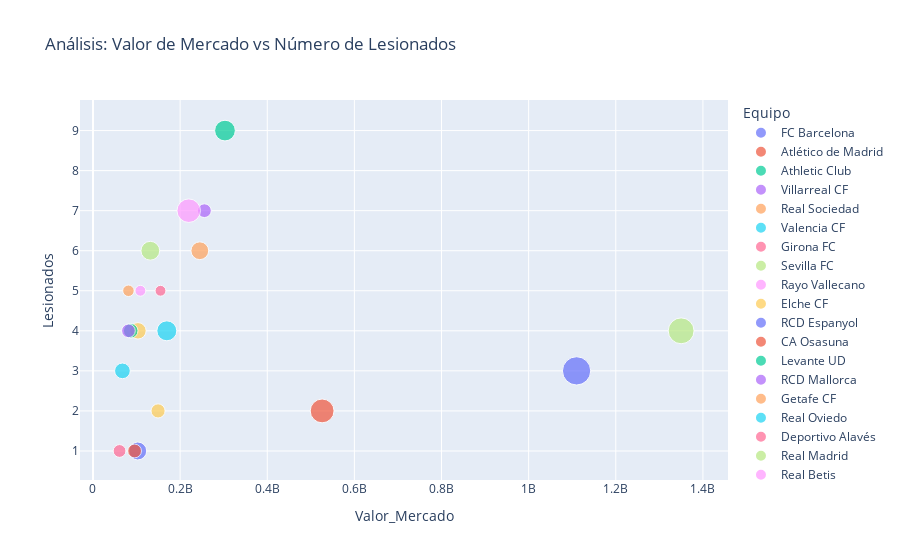

This figure's notebook cell:
### Markdown cell above
7. Bubble Chart (Valor vs Lesionados) ¿El dinero protege de las lesiones?

### Code cell
fig7 = px.scatter(df_equipos_1, 
                 x='Valor_Mercado', 
                 y='Lesionados',
                 size='Capacidad', # El tamaño es el estadio
                 color='Equipo',
                 title='Análisis: Valor de Mercado vs Número de Lesionados')
fig7.show()

### Figure 1 — Plotly figure (JSON) as saved in the notebook; plotly's stock layout.template omitted (floating-point values rounded to 4 significant figures)
{"data": [{"hovertemplate": "Equipo=FC Barcelona<br>Valor_Mercado=%{x}<br>Lesionados=%{y}<br>Capacidad=%{marker.size}<extra></extra>", "legendgroup": "FC Barcelona", "marker": {"color": "#636efa", "size": [99354], "sizemode": "area", "sizeref": 248.4, "symbol": "circle"}, "mode": "markers", "name": "FC Barcelona", "orientation": "v", "showlegend": true, "type": "scatter", "x": [1110000000], "xaxis": "x", "y": [3], "yaxis": "y"}, {"hovertemplate": "Equipo=Atlético de Madrid<br>Valor_Mercado=%{x}<br>Lesionados=%{y}<br>Capacidad=%{marker.size}<extra></extra>", "legendgroup": "Atlético de Madrid", "marker": {"color": "#EF553B", "size": [70460], "sizemode": "area", "sizeref": 248.4, "symbol": "circle"}, "mode": "markers", "name": "Atlético de Madrid", "orientation": "v", "showlegend": true, "type": "scatter", "x": [526000000], "xaxis": "x", "y": [2], "yaxis": "y"}, {"hovertemplate": "Equipo=Athletic Club<br>Valor_Mercado=%{x}<br>Lesionados=%{y}<br>Capacidad=%{marker.size}<extra></extra>", "legendgroup": "Athletic Club", "marker": {"color": "#00cc96", "size": [53289], "sizemode": "area", "sizeref": 248.4, "symbol": "circle"}, "mode": "markers", "name": "Athletic Club", "orientation": "v", "showlegend": true, "type": "scatter", "x": [303000000], "xaxis": "x", "y": [9], "yaxis": "y"}, {"hovertemplate": "Equipo=Villarreal CF<br>Valor_Mercado=%{x}<br>Lesionados=%{y}<br>Capacidad=%{marker.size}<extra></extra>", "legendgroup": "Villarreal CF", "marker": {"color": "#ab63fa", "size": [23500], "sizemode": "area", "sizeref": 248.4, "symbol": "circle"}, "mode": "markers", "name": "Villarreal CF", "orientation": "v", "showlegend": true, "type": "scatter", "x": [255800000], "xaxis": "x", "y": [7], "yaxis": "y"}, {"hovertemplate": "Equipo=Real Sociedad<br>Valor_Mercado=%{x}<br>Lesionados=%{y}<br>Capacidad=%{marker.size}<extra></extra>", "legendgroup": "Real Sociedad", "marker": {"color": "#FFA15A", "size": [39313], "sizemode": "area", "sizeref": 248.4, "symbol": "circle"}, "mode": "markers", "name": "Real Sociedad", "orientation": "v", "showlegend": true, "type": "scatter", "x": [245200000], "xaxis": "x", "y": [6], "yaxis": "y"}, {"hovertemplate": "Equipo=Valencia CF<br>Valor_Mercado=%{x}<br>Lesionados=%{y}<br>Capacidad=%{marker.size}<extra></extra>", "legendgroup": "Valencia CF", "marker": {"color": "#19d3f3", "size": [49430], "sizemode": "area", "sizeref": 248.4, "symbol": "circle"}, "mode": "markers", "name": "Valencia CF", "orientation": "v", "showlegend": true, "type": "scatter", "x": [169500000], "xaxis": "x", "y": [4], "yaxis": "y"}, {"hovertemplate": "Equipo=Girona FC<br>Valor_Mercado=%{x}<br>Lesionados=%{y}<br>Capacidad=%{marker.size}<extra></extra>", "legendgroup": "Girona FC", "marker": {"color": "#FF6692", "size": [14624], "sizemode": "area", "sizeref": 248.4, "symbol": "circle"}, "mode": "markers", "name": "Girona FC", "orientation": "v", "showlegend": true, "type": "scatter", "x": [155000000], "xaxis": "x", "y": [5], "yaxis": "y"}, {"hovertemplate": "Equipo=Sevilla FC<br>Valor_Mercado=%{x}<br>Lesionados=%{y}<br>Capacidad=%{marker.size}<extra></extra>", "legendgroup": "Sevilla FC", "marker": {"color": "#B6E880", "size": [43883], "sizemode": "area", "sizeref": 248.4, "symbol": "circle"}, "mode": "markers", "name": "Sevilla FC", "orientation": "v", "showlegend": true, "type": "scatter", "x": [131600000], "xaxis": "x", "y": [6], "yaxis": "y"}, {"hovertemplate": "Equipo=Rayo Vallecano<br>Valor_Mercado=%{x}<br>Lesionados=%{y}<br>Capacidad=%{marker.size}<extra></extra>", "legendgroup": "Rayo Vallecano", "marker": {"color": "#FF97FF", "size": [14708], "sizemode": "area", "sizeref": 248.4, "symbol": "circle"}, "mode": "markers", "name": "Rayo Vallecano", "orientation": "v", "showlegend": true, "type": "scatter", "x": [108800000], "xaxis": "x", "y": [5], "yaxis": "y"}, {"hovertemplate": "Equipo=Elche CF<br>Valor_Mercado=%{x}<br>Lesionados=%{y}<br>Capacidad=%{marker.size}<extra></extra>", "legendgroup": "Elche CF", "marker": {"color": "#FECB52", "size": [33732], "sizemode": "area", "sizeref": 248.4, "symbol": "circle"}, "mode": "markers", "name": "Elche CF", "orientation": "v", "showlegend": true, "type": "scatter", "x": [103200000], "xaxis": "x", "y": [4], "yaxis": "y"}, {"hovertemplate": "Equipo=RCD Espanyol<br>Valor_Mercado=%{x}<br>Lesionados=%{y}<br>Capacidad=%{marker.size}<extra></extra>", "legendgroup": "RCD Espanyol", "marker": {"color": "#636efa", "size": [40000], "sizemode": "area", "sizeref": 248.4, "symbol": "circle"}, "mode": "markers", "name": "RCD Espanyol", "orientation": "v", "showlegend": true, "type": "scatter", "x": [102700000], "xaxis": "x", "y": [1], "yaxis": "y"}, {"hovertemplate": "Equipo=CA Osasuna<br>Valor_Mercado=%{x}<br>Lesionados=%{y}<br>Capacidad=%{marker.size}<extra></extra>", "legendgroup": "CA Osasuna", "marker": {"color": "#EF553B", "size": [23576], "sizemode": "area", "sizeref": 248.4, "symbol": "circle"}, "mode": "markers", "name": "CA Osasuna", "orientation": "v", "showlegend": true, "type": "scatter", "x": [95500000], "xaxis": "x", "y": [1], "yaxis": "y"}, {"hovertemplate": "Equipo=Levante UD<br>Valor_Mercado=%{x}<br>Lesionados=%{y}<br>Capacidad=%{marker.size}<extra></extra>", "legendgroup": "Levante UD", "marker": {"color": "#00cc96", "size": [26354], "sizemode": "area", "sizeref": 248.4, "symbol": "circle"}, "mode": "markers", "name": "Levante UD", "orientation": "v", "showlegend": true, "type": "scatter", "x": [86650000], "xaxis": "x", "y": [4], "yaxis": "y"}, {"hovertemplate": "Equipo=RCD Mallorca<br>Valor_Mercado=%{x}<br>Lesionados=%{y}<br>Capacidad=%{marker.size}<extra></extra>", "legendgroup": "RCD Mallorca", "marker": {"color": "#ab63fa", "size": [23142], "sizemode": "area", "sizeref": 248.4, "symbol": "circle"}, "mode": "markers", "name": "RCD Mallorca", "orientation": "v", "showlegend": true, "type": "scatter", "x": [81400000], "xaxis": "x", "y": [4], "yaxis": "y"}, {"hovertemplate": "Equipo=Getafe CF<br>Valor_Mercado=%{x}<br>Lesionados=%{y}<br>Capacidad=%{marker.size}<extra></extra>", "legendgroup": "Getafe CF", "marker": {"color": "#FFA15A", "size": [16500], "sizemode": "area", "sizeref": 248.4, "symbol": "circle"}, "mode": "markers", "name": "Getafe CF", "orientation": "v", "showlegend": true, "type": "scatter", "x": [81400000], "xaxis": "x", "y": [5], "yaxis": "y"}, {"hovertemplate": "Equipo=Real Oviedo<br>Valor_Mercado=%{x}<br>Lesionados=%{y}<br>Capacidad=%{marker.size}<extra></extra>", "legendgroup": "Real Oviedo", "marker": {"color": "#19d3f3", "size": [30500], "sizemode": "area", "sizeref": 248.4, "symbol": "circle"}, "mode": "markers", "name": "Real Oviedo", "orientation": "v", "showlegend": true, "type": "scatter", "x": [67600000], "xaxis": "x", "y": [3], "yaxis": "y"}, {"hovertemplate": "Equipo=Deportivo Alavés<br>Valor_Mercado=%{x}<br>Lesionados=%{y}<br>Capacidad=%{marker.size}<extra></extra>", "legendgroup": "Deportivo Alavés", "marker": {"color": "#FF6692", "size": [20320], "sizemode": "area", "sizeref": 248.4, "symbol": "circle"}, "mode": "markers", "name": "Deportivo Alavés", "orientation": "v", "showlegend": true, "type": "scatter", "x": [61000000], "xaxis": "x", "y": [1], "yaxis": "y"}, {"hovertemplate": "Equipo=Real Madrid<br>Valor_Mercado=%{x}<br>Lesionados=%{y}<br>Capacidad=%{marker.size}<extra></extra>", "legendgroup": "Real Madrid", "marker": {"color": "#B6E880", "size": [83088], "sizemode": "area", "sizeref": 248.4, "symbol": "circle"}, "mode": "markers", "name": "Real Madrid", "orientation": "v", "showlegend": true, "type": "scatter", "x": [1350000000], "xaxis": "x", "y": [4], "yaxis": "y"}, {"hovertemplate": "Equipo=Real Betis<br>Valor_Mercado=%{x}<br>Lesionados=%{y}<br>Capacidad=%{marker.size}<extra></extra>", "legendgroup": "Real Betis", "marker": {"color": "#FF97FF", "size": [68887], "sizemode": "area", "sizeref": 248.4, "symbol": "circle"}, "mode": "markers", "name": "Real Betis", "orientation": "v", "showlegend": true, "type": "scatter", "x": [219800000], "xaxis": "x", "y": [7], "yaxis": "y"}, {"hovertemplate": "Equipo=Celta de Vigo<br>Valor_Mercado=%{x}<br>Lesionados=%{y}<br>Capacidad=%{marker.size}<extra></extra>", "legendgroup": "Celta de Vigo", "marker": {"color": "#FECB52", "size": [24870], "sizemode": "area", "sizeref": 248.4, "symbol": "circle"}, "mode": "markers", "name": "Celta de Vigo", "orientation": "v", "showlegend": true, "type": "scatter", "x": [149400000], "xaxis": "x", "y": [2], "yaxis": "y"}], "layout": {"legend": {"itemsizing": "constant", "title": {"text": "Equipo"}, "tracegroupgap": 0}, "title": {"text": "Análisis: Valor de Mercado vs Número de Lesionados"}, "xaxis": {"anchor": "y", "domain": [0, 1], "title": {"text": "Valor_Mercado"}}, "yaxis": {"anchor": "x", "domain": [0, 1], "title": {"text": "Lesionados"}}}}
